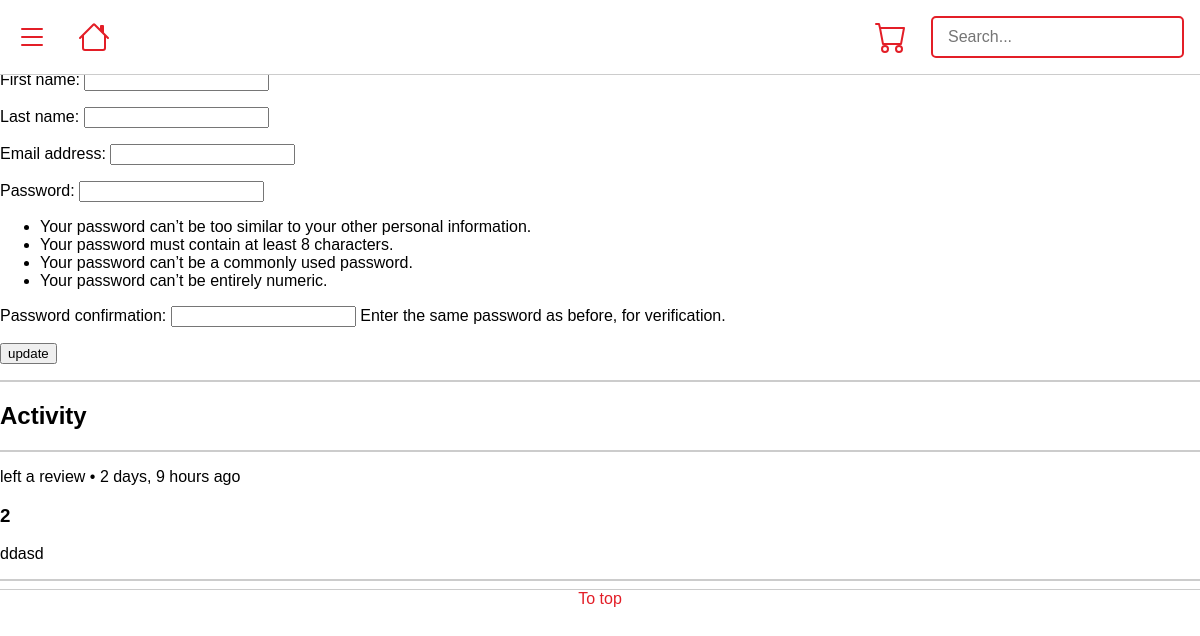
/profile/ (signed in), run on an earlier commit of the app's database.
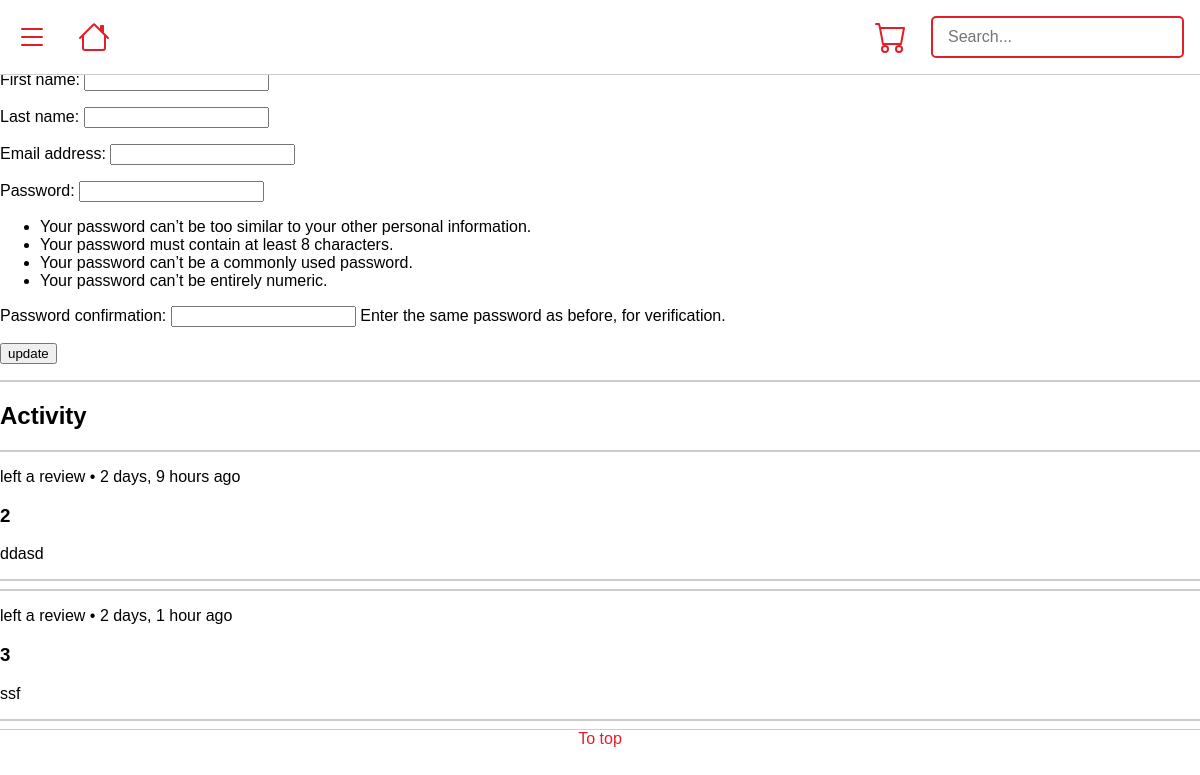
And on a later commit of the database.
### base/models.py (models this page shows)
class Review(models.Model):
    review_id = models.UUIDField(primary_key=True, default=uuid.uuid4, editable=False)
    user_id = models.ForeignKey(User, on_delete=models.PROTECT)
    product_ID = models.ForeignKey(Clothing, on_delete=models.CASCADE)
    is_active = models.BooleanField(default=True)
    verified = models.BooleanField()
    title = models.CharField(null=False, max_length=50)
    description_review = models.TextField(null=False, max_length=1000)
    stars = models.IntegerField(null=False, validators=[MaxValueValidator(5), MinValueValidator(0)])
    updated = models.DateTimeField(auto_now=True)
    created = models.DateTimeField(auto_now_add=True)

### base/views.py (the view)
# urls.py: path('profile/', views.user_profile, name='profile'),
@login_required(login_url='login')
def user_profile(request):
    update_detail = UpdateForm()
    user = User.objects.get(username=request.user)
    try:
        reviews = Review.objects.filter(user_id=user.id)
        reviews = list(reviews)
    except Review.DoesNotExist:
        reviews = None
    context = {'user_profile': user,
        'update_detail': update_detail,
        'reviews': reviews}
    if request.method == 'POST':
        first_name = request.POST.get('first_name') if request.POST.get('first_name') != "" else None
        last_name = request.POST.get('last_name') if request.POST.get('last_name') != "" else None
        email = request.POST.get('email') if request.POST.get('email') != "" else None
        if email:
            if '@' not in email or '.' not in email:
                messages.warning(request, 'invalid email address')
                return render(request, 'user_profile.html', context)
        if request.POST.get('password1') != "" and request.POST.get('password2') != "":
            password1 = request.POST.get('password1')
            password2 = request.POST.get('password2')
            if password1 != password2:
                messages.warning(request, 'invalid password - passwords must match')
                return render(request, 'user_profile.html', context)
            else:
                user.password = password1
        if first_name != None:
            user.first_name = first_name
        if last_name != None:
            user.last_name = last_name
        if email != None:
            user.email = email
        user.save()
        return render(request, 'user_profile.html', context)
    else:
        return render(request, 'user_profile.html', context)

### base/forms.py
class UpdateForm(UserCreationForm):
    class Meta:
        model = User
        fields = ['first_name', 'last_name', 'email']
    def __init__(self, *args, **kwargs):
        super().__init__(*args, **kwargs)
        self.fields['first_name'].required = False
        self.fields['last_name'].required = False
        self.fields['email'].required = False
        self.fields['password1'].required = False
        self.fields['password2'].required = False

### templates/user_profile.html (shortened to what this page needs)
<head>
</head>
{% extends 'base.html' %}
{% block content %}
    <div class="container">
        <div class="right-side">
            <form method="POST" action="">
                {{ update_detail.as_p }}
                <input type="submit" value="update">
            </form>
            <hr>
            <h2>Activity</h2>
                {% if reviews|length >= 1 %}
                    {% for item in reviews %}
                        <hr>
                         <p><a href="/product/{{ item.product_ID_id }}#reviews">left a review</a> • {{ item.updated|timesince }} ago</p>
                        <h3>{{ item.stars }}</h3>
                        <p>{{ item.description_review }}</p>
                        <hr>
                    {% endfor %}
                {% else %}
                    <h3>No Reviews</h3>
                {% endif %}
        </div>
    </div>
{% endblock %}

What changed in the data, as far as the page shows it:
added Review: updated "2 days, 1 hour", stars "3", description_review "ssf"
